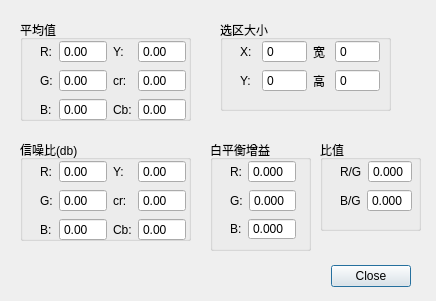
<?xml version="1.0" encoding="UTF-8"?>
<ui version="4.0">
 <class>StaticsView</class>
 <widget class="QDialog" name="StaticsView">
  <property name="geometry">
   <rect>
    <x>0</x>
    <y>0</y>
    <width>436</width>
    <height>301</height>
   </rect>
  </property>
  <property name="windowTitle">
   <string>统计值</string>
  </property>
  <widget class="QDialogButtonBox" name="close">
   <property name="geometry">
    <rect>
     <x>70</x>
     <y>260</y>
     <width>341</width>
     <height>32</height>
    </rect>
   </property>
   <property name="orientation">
    <enum>Qt::Horizontal</enum>
   </property>
   <property name="standardButtons">
    <set>QDialogButtonBox::Close</set>
   </property>
  </widget>
  <widget class="QGroupBox" name="groupBox">
   <property name="geometry">
    <rect>
     <x>20</x>
     <y>20</y>
     <width>171</width>
     <height>101</height>
    </rect>
   </property>
   <property name="title">
    <string>平均值</string>
   </property>
   <widget class="QWidget" name="">
    <property name="geometry">
     <rect>
      <x>20</x>
      <y>20</y>
      <width>146</width>
      <height>82</height>
     </rect>
    </property>
    <layout class="QHBoxLayout" name="horizontalLayout_7">
     <item>
      <layout class="QVBoxLayout" name="verticalLayout">
       <item>
        <layout class="QHBoxLayout" name="horizontalLayout">
         <item>
          <widget class="QLabel" name="label">
           <property name="text">
            <string>R:</string>
           </property>
          </widget>
         </item>
         <item>
          <widget class="QDoubleSpinBox" name="average_r">
           <property name="buttonSymbols">
            <enum>QAbstractSpinBox::NoButtons</enum>
           </property>
           <property name="maximum">
            <double>256.000000000000000</double>
           </property>
          </widget>
         </item>
        </layout>
       </item>
       <item>
        <layout class="QHBoxLayout" name="horizontalLayout_2">
         <item>
          <widget class="QLabel" name="label_2">
           <property name="text">
            <string>G:</string>
           </property>
          </widget>
         </item>
         <item>
          <widget class="QDoubleSpinBox" name="average_g">
           <property name="buttonSymbols">
            <enum>QAbstractSpinBox::NoButtons</enum>
           </property>
           <property name="maximum">
            <double>256.000000000000000</double>
           </property>
          </widget>
         </item>
        </layout>
       </item>
       <item>
        <layout class="QHBoxLayout" name="horizontalLayout_3">
         <item>
          <widget class="QLabel" name="label_3">
           <property name="text">
            <string>B:</string>
           </property>
          </widget>
         </item>
         <item>
          <widget class="QDoubleSpinBox" name="average_b">
           <property name="buttonSymbols">
            <enum>QAbstractSpinBox::NoButtons</enum>
           </property>
           <property name="maximum">
            <double>256.000000000000000</double>
           </property>
          </widget>
         </item>
        </layout>
       </item>
      </layout>
     </item>
     <item>
      <layout class="QVBoxLayout" name="verticalLayout_2">
       <item>
        <layout class="QHBoxLayout" name="horizontalLayout_4">
         <item>
          <widget class="QLabel" name="label_4">
           <property name="text">
            <string>Y:</string>
           </property>
          </widget>
         </item>
         <item>
          <widget class="QDoubleSpinBox" name="average_y">
           <property name="buttonSymbols">
            <enum>QAbstractSpinBox::NoButtons</enum>
           </property>
           <property name="maximum">
            <double>256.000000000000000</double>
           </property>
          </widget>
         </item>
        </layout>
       </item>
       <item>
        <layout class="QHBoxLayout" name="horizontalLayout_5">
         <item>
          <widget class="QLabel" name="label_5">
           <property name="text">
            <string>cr:</string>
           </property>
          </widget>
         </item>
         <item>
          <widget class="QDoubleSpinBox" name="average_cr">
           <property name="buttonSymbols">
            <enum>QAbstractSpinBox::NoButtons</enum>
           </property>
           <property name="maximum">
            <double>256.000000000000000</double>
           </property>
          </widget>
         </item>
        </layout>
       </item>
       <item>
        <layout class="QHBoxLayout" name="horizontalLayout_6">
         <item>
          <widget class="QLabel" name="label_6">
           <property name="text">
            <string>Cb:</string>
           </property>
          </widget>
         </item>
         <item>
          <widget class="QDoubleSpinBox" name="average_cb">
           <property name="buttonSymbols">
            <enum>QAbstractSpinBox::NoButtons</enum>
           </property>
           <property name="maximum">
            <double>256.000000000000000</double>
           </property>
          </widget>
         </item>
        </layout>
       </item>
      </layout>
     </item>
    </layout>
   </widget>
  </widget>
  <widget class="QGroupBox" name="groupBox_2">
   <property name="geometry">
    <rect>
     <x>20</x>
     <y>140</y>
     <width>171</width>
     <height>101</height>
    </rect>
   </property>
   <property name="title">
    <string>信噪比(db)</string>
   </property>
   <widget class="QWidget" name="layoutWidget_6">
    <property name="geometry">
     <rect>
      <x>20</x>
      <y>20</y>
      <width>146</width>
      <height>82</height>
     </rect>
    </property>
    <layout class="QHBoxLayout" name="horizontalLayout_8">
     <item>
      <layout class="QVBoxLayout" name="verticalLayout_3">
       <item>
        <layout class="QHBoxLayout" name="horizontalLayout_9">
         <item>
          <widget class="QLabel" name="label_7">
           <property name="text">
            <string>R:</string>
           </property>
          </widget>
         </item>
         <item>
          <widget class="QDoubleSpinBox" name="snr_r">
           <property name="buttonSymbols">
            <enum>QAbstractSpinBox::NoButtons</enum>
           </property>
           <property name="maximum">
            <double>256.000000000000000</double>
           </property>
          </widget>
         </item>
        </layout>
       </item>
       <item>
        <layout class="QHBoxLayout" name="horizontalLayout_10">
         <item>
          <widget class="QLabel" name="label_8">
           <property name="text">
            <string>G:</string>
           </property>
          </widget>
         </item>
         <item>
          <widget class="QDoubleSpinBox" name="snr_g">
           <property name="buttonSymbols">
            <enum>QAbstractSpinBox::NoButtons</enum>
           </property>
           <property name="maximum">
            <double>256.000000000000000</double>
           </property>
          </widget>
         </item>
        </layout>
       </item>
       <item>
        <layout class="QHBoxLayout" name="horizontalLayout_11">
         <item>
          <widget class="QLabel" name="label_9">
           <property name="text">
            <string>B:</string>
           </property>
          </widget>
         </item>
         <item>
          <widget class="QDoubleSpinBox" name="snr_b">
           <property name="buttonSymbols">
            <enum>QAbstractSpinBox::NoButtons</enum>
           </property>
           <property name="maximum">
            <double>256.000000000000000</double>
           </property>
          </widget>
         </item>
        </layout>
       </item>
      </layout>
     </item>
     <item>
      <layout class="QVBoxLayout" name="verticalLayout_4">
       <item>
        <layout class="QHBoxLayout" name="horizontalLayout_12">
         <item>
          <widget class="QLabel" name="label_10">
           <property name="text">
            <string>Y:</string>
           </property>
          </widget>
         </item>
         <item>
          <widget class="QDoubleSpinBox" name="snr_y">
           <property name="buttonSymbols">
            <enum>QAbstractSpinBox::NoButtons</enum>
           </property>
           <property name="maximum">
            <double>256.000000000000000</double>
           </property>
          </widget>
         </item>
        </layout>
       </item>
       <item>
        <layout class="QHBoxLayout" name="horizontalLayout_13">
         <item>
          <widget class="QLabel" name="label_11">
           <property name="text">
            <string>cr:</string>
           </property>
          </widget>
         </item>
         <item>
          <widget class="QDoubleSpinBox" name="snr_cr">
           <property name="buttonSymbols">
            <enum>QAbstractSpinBox::NoButtons</enum>
           </property>
           <property name="maximum">
            <double>256.000000000000000</double>
           </property>
          </widget>
         </item>
        </layout>
       </item>
       <item>
        <layout class="QHBoxLayout" name="horizontalLayout_14">
         <item>
          <widget class="QLabel" name="label_12">
           <property name="text">
            <string>Cb:</string>
           </property>
          </widget>
         </item>
         <item>
          <widget class="QDoubleSpinBox" name="snr_cb">
           <property name="buttonSymbols">
            <enum>QAbstractSpinBox::NoButtons</enum>
           </property>
           <property name="maximum">
            <double>256.000000000000000</double>
           </property>
          </widget>
         </item>
        </layout>
       </item>
      </layout>
     </item>
    </layout>
   </widget>
  </widget>
  <widget class="QGroupBox" name="groupBox_3">
   <property name="geometry">
    <rect>
     <x>320</x>
     <y>140</y>
     <width>101</width>
     <height>91</height>
    </rect>
   </property>
   <property name="title">
    <string>比值</string>
   </property>
   <widget class="QWidget" name="">
    <property name="geometry">
     <rect>
      <x>20</x>
      <y>20</y>
      <width>72</width>
      <height>52</height>
     </rect>
    </property>
    <layout class="QVBoxLayout" name="verticalLayout_5">
     <item>
      <layout class="QHBoxLayout" name="horizontalLayout_16">
       <item>
        <widget class="QLabel" name="label_13">
         <property name="text">
          <string>R/G</string>
         </property>
        </widget>
       </item>
       <item>
        <widget class="QDoubleSpinBox" name="rg_ratio">
         <property name="buttonSymbols">
          <enum>QAbstractSpinBox::NoButtons</enum>
         </property>
         <property name="decimals">
          <number>3</number>
         </property>
        </widget>
       </item>
      </layout>
     </item>
     <item>
      <layout class="QHBoxLayout" name="horizontalLayout_17">
       <item>
        <widget class="QLabel" name="label_14">
         <property name="text">
          <string>B/G</string>
         </property>
        </widget>
       </item>
       <item>
        <widget class="QDoubleSpinBox" name="bg_ratio">
         <property name="buttonSymbols">
          <enum>QAbstractSpinBox::NoButtons</enum>
         </property>
         <property name="decimals">
          <number>3</number>
         </property>
        </widget>
       </item>
      </layout>
     </item>
    </layout>
   </widget>
  </widget>
  <widget class="QGroupBox" name="groupBox_4">
   <property name="geometry">
    <rect>
     <x>210</x>
     <y>140</y>
     <width>101</width>
     <height>111</height>
    </rect>
   </property>
   <property name="title">
    <string>白平衡增益</string>
   </property>
   <widget class="QWidget" name="">
    <property name="geometry">
     <rect>
      <x>20</x>
      <y>20</y>
      <width>66</width>
      <height>80</height>
     </rect>
    </property>
    <layout class="QVBoxLayout" name="verticalLayout_6">
     <item>
      <layout class="QHBoxLayout" name="horizontalLayout_18">
       <item>
        <widget class="QLabel" name="label_15">
         <property name="text">
          <string>R:</string>
         </property>
        </widget>
       </item>
       <item>
        <widget class="QDoubleSpinBox" name="r_gain">
         <property name="buttonSymbols">
          <enum>QAbstractSpinBox::NoButtons</enum>
         </property>
         <property name="decimals">
          <number>3</number>
         </property>
        </widget>
       </item>
      </layout>
     </item>
     <item>
      <layout class="QHBoxLayout" name="horizontalLayout_19">
       <item>
        <widget class="QLabel" name="label_16">
         <property name="text">
          <string>G:</string>
         </property>
        </widget>
       </item>
       <item>
        <widget class="QDoubleSpinBox" name="g_gain">
         <property name="buttonSymbols">
          <enum>QAbstractSpinBox::NoButtons</enum>
         </property>
         <property name="decimals">
          <number>3</number>
         </property>
        </widget>
       </item>
      </layout>
     </item>
     <item>
      <layout class="QHBoxLayout" name="horizontalLayout_20">
       <item>
        <widget class="QLabel" name="label_17">
         <property name="text">
          <string>B:</string>
         </property>
        </widget>
       </item>
       <item>
        <widget class="QDoubleSpinBox" name="b_gain">
         <property name="buttonSymbols">
          <enum>QAbstractSpinBox::NoButtons</enum>
         </property>
         <property name="decimals">
          <number>3</number>
         </property>
        </widget>
       </item>
      </layout>
     </item>
    </layout>
   </widget>
  </widget>
  <widget class="QGroupBox" name="groupBox_5">
   <property name="geometry">
    <rect>
     <x>220</x>
     <y>20</y>
     <width>171</width>
     <height>91</height>
    </rect>
   </property>
   <property name="title">
    <string>选区大小</string>
   </property>
   <widget class="QWidget" name="">
    <property name="geometry">
     <rect>
      <x>20</x>
      <y>20</y>
      <width>140</width>
      <height>54</height>
     </rect>
    </property>
    <layout class="QHBoxLayout" name="horizontalLayout_15">
     <item>
      <layout class="QVBoxLayout" name="verticalLayout_7">
       <item>
        <layout class="QHBoxLayout" name="horizontalLayout_21">
         <item>
          <widget class="QLabel" name="label_18">
           <property name="text">
            <string>X:</string>
           </property>
          </widget>
         </item>
         <item>
          <widget class="QSpinBox" name="section_x">
           <property name="buttonSymbols">
            <enum>QAbstractSpinBox::NoButtons</enum>
           </property>
           <property name="maximum">
            <number>10000</number>
           </property>
          </widget>
         </item>
        </layout>
       </item>
       <item>
        <layout class="QHBoxLayout" name="horizontalLayout_22">
         <item>
          <widget class="QLabel" name="label_19">
           <property name="text">
            <string>Y:</string>
           </property>
          </widget>
         </item>
         <item>
          <widget class="QSpinBox" name="section_y">
           <property name="buttonSymbols">
            <enum>QAbstractSpinBox::NoButtons</enum>
           </property>
           <property name="maximum">
            <number>10000</number>
           </property>
          </widget>
         </item>
        </layout>
       </item>
      </layout>
     </item>
     <item>
      <layout class="QVBoxLayout" name="verticalLayout_8">
       <item>
        <layout class="QHBoxLayout" name="horizontalLayout_23">
         <item>
          <widget class="QLabel" name="label_20">
           <property name="text">
            <string>宽</string>
           </property>
          </widget>
         </item>
         <item>
          <widget class="QSpinBox" name="section_width">
           <property name="buttonSymbols">
            <enum>QAbstractSpinBox::NoButtons</enum>
           </property>
           <property name="maximum">
            <number>10000</number>
           </property>
          </widget>
         </item>
        </layout>
       </item>
       <item>
        <layout class="QHBoxLayout" name="horizontalLayout_24">
         <item>
          <widget class="QLabel" name="label_21">
           <property name="text">
            <string>高</string>
           </property>
          </widget>
         </item>
         <item>
          <widget class="QSpinBox" name="section_height">
           <property name="buttonSymbols">
            <enum>QAbstractSpinBox::NoButtons</enum>
           </property>
           <property name="maximum">
            <number>10000</number>
           </property>
          </widget>
         </item>
        </layout>
       </item>
      </layout>
     </item>
    </layout>
   </widget>
  </widget>
 </widget>
 <resources/>
 <connections>
  <connection>
   <sender>close</sender>
   <signal>accepted()</signal>
   <receiver>StaticsView</receiver>
   <slot>accept()</slot>
   <hints>
    <hint type="sourcelabel">
     <x>248</x>
     <y>254</y>
    </hint>
    <hint type="destinationlabel">
     <x>157</x>
     <y>274</y>
    </hint>
   </hints>
  </connection>
  <connection>
   <sender>close</sender>
   <signal>rejected()</signal>
   <receiver>StaticsView</receiver>
   <slot>reject()</slot>
   <hints>
    <hint type="sourcelabel">
     <x>316</x>
     <y>260</y>
    </hint>
    <hint type="destinationlabel">
     <x>286</x>
     <y>274</y>
    </hint>
   </hints>
  </connection>
 </connections>
</ui>
